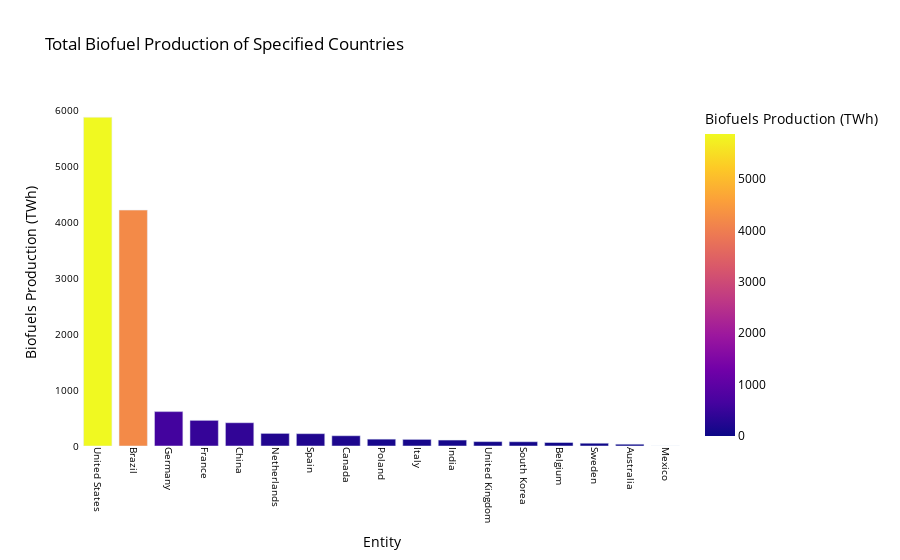

The notebook cell saved with this chart:
### Code cell
# Create a bar chart with Plotly Express
fig = px.bar(total_biofuel_production_specified_countries,
             x=total_biofuel_production_specified_countries.index,
             y=total_biofuel_production_specified_countries.values,
             color=total_biofuel_production_specified_countries.values,  # Assign colors based on values
             color_continuous_scale='Plasma',  # Choose a color scale
             labels={'x': 'Country', 'y': 'Biofuels Production (TWh)'},
             title='Total Biofuel Production of Specified Countries')

# Update layout
fig.update_layout(xaxis_tickangle=90, xaxis_tickfont=dict(size=10),
                  yaxis=dict(title='Biofuels Production (TWh)', tickfont=dict(size=10)),
                  font=dict(size=12, color='black'),  # Update font size and color
                  plot_bgcolor='rgba(0,0,0,0)',  # Set plot background color
                  coloraxis_colorbar=dict(title='Biofuels Production (TWh)'))  # Update color bar title

fig.show()

### Figure 1 — Plotly figure (JSON) as saved in the notebook; plotly's stock layout.template omitted (floating-point values rounded to 4 significant figures)
{"data": [{"alignmentgroup": "True", "hovertemplate": "Entity=%{x}<br>Biofuels Production (TWh)=%{y}<br>color=%{marker.color}<extra></extra>", "legendgroup": "", "marker": {"color": [5880.0, 4220.0, 614.9, 458.7, 416.3, 225.3, 220.7, 183.5, 122.6, 118.2, 106.4, 78.52, 76.16, 62.69, 49.67, 32.05, 0], "coloraxis": "coloraxis", "pattern": {"shape": ""}}, "name": "", "offsetgroup": "", "orientation": "v", "showlegend": false, "textposition": "auto", "type": "bar", "x": ["United States", "Brazil", "Germany", "France", "China", "Netherlands", "Spain", "Canada", "Poland", "Italy", "India", "United Kingdom", "South Korea", "Belgium", "Sweden", "Australia", "Mexico"], "xaxis": "x", "y": [5880.0, 4220.0, 614.9, 458.7, 416.3, 225.3, 220.7, 183.5, 122.6, 118.2, 106.4, 78.52, 76.16, 62.69, 49.67, 32.05, 0], "yaxis": "y"}], "layout": {"barmode": "relative", "coloraxis": {"colorbar": {"title": {"text": "Biofuels Production (TWh)"}}, "colorscale": [[0, "#0d0887"], [0.1111, "#46039f"], [0.2222, "#7201a8"], [0.3333, "#9c179e"], [0.4444, "#bd3786"], [0.5556, "#d8576b"], [0.6667, "#ed7953"], [0.7778, "#fb9f3a"], [0.8889, "#fdca26"], [1, "#f0f921"]]}, "font": {"color": "black", "size": 12}, "legend": {"tracegroupgap": 0}, "plot_bgcolor": "rgba(0,0,0,0)", "title": {"text": "Total Biofuel Production of Specified Countries"}, "xaxis": {"anchor": "y", "domain": [0, 1], "tickangle": 90, "tickfont": {"size": 10}, "title": {"text": "Entity"}}, "yaxis": {"anchor": "x", "domain": [0, 1], "tickfont": {"size": 10}, "title": {"text": "Biofuels Production (TWh)"}}}}
